Frame 1 (no input): blank canvas, image omitted
Frame 60 (the mouse pressed at the canvas centre just before this capture): blank canvas, image omitted
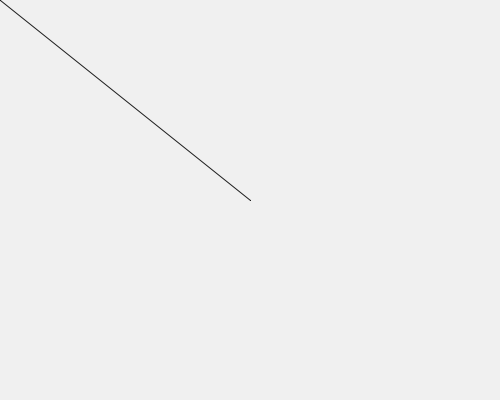
Frame 120 (the mouse held since frame 60 and released just before this capture)

The Processing sketch whose frames 1 and 60 were blank and that drew this single picture after the mouse press (run headless with seeded random() and noise(); from frame 60 on, the mouse is pressed at the canvas centre):

// Processing sketch: tratto
// ── tratto.pde
// tratto.pde

// disegna con il cursore

void setup() {
  size(500, 400);
  background(240);
  stroke(30);
}

void draw() {
  line(pmouseX, pmouseY, mouseX, mouseY);
}
